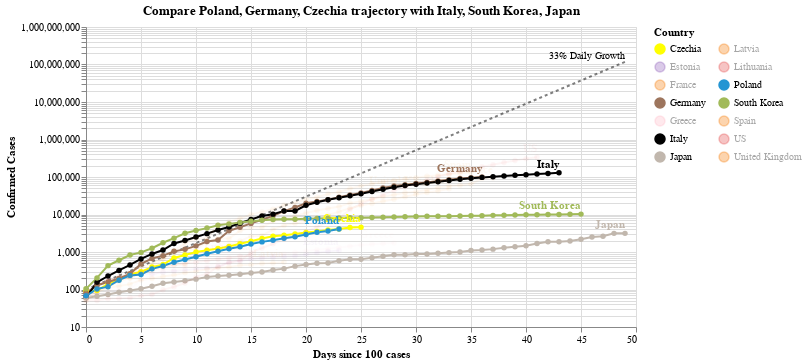

Notebook code for this chart:
### Code cell
#hide_input
chart2 = make_since_chart(['Poland', 'Germany', 'Czechia'])
chart2

### Figure 1 — Vega-Lite specification as saved in the notebook (floating-point values rounded to 4 significant figures; data arrays with more than 128 entries replaced by an {"elided": "..."} marker saying what was removed)
{"config": {"view": {"continuousWidth": 400, "continuousHeight": 300}}, "layer": [{"mark": {"type": "line", "color": "black", "opacity": 0.5, "strokeDash": [3, 3]}, "encoding": {"x": {"type": "quantitative", "field": "Days since 100 cases"}, "y": {"type": "quantitative", "field": "Confirmed Cases"}}}, {"mark": {"type": "text", "align": "right", "dy": -6, "fontSize": 10, "text": "33% Daily Growth"}, "encoding": {"x": {"type": "quantitative", "field": "Days since 100 cases"}, "y": {"type": "quantitative", "field": "Confirmed Cases"}}, "transform": [{"filter": "(datum['Days since 100 cases'] >= 49)"}]}, {"data": {"name": "data-5fd64915123f36a80cbf4ae2937b9b0c"}, "mark": {"type": "line", "point": true}, "encoding": {"color": {"type": "nominal", "field": "Country", "legend": {"columns": 2}, "scale": {"domain": ["Czechia", "Estonia", "France", "Germany", "Greece", "Italy", "Japan", "Latvia", "Lithuania", "Poland", "South Korea", "Spain", "US", "United Kingdom"], "range": ["yellow", "#9467bd", "#F58518", "#9D755D", "pink", "black", "#C1B7AD", "#F58518", "#E45756", "#2495D3", "#A1BA59", "#F58518", "#E45756", "#F58518"]}}, "opacity": {"condition": {"value": 1, "selection": "selector002"}, "value": 0.05}, "tooltip": [{"type": "nominal", "field": "Country"}, {"type": "temporal", "field": "Date"}, {"type": "quantitative", "field": "Confirmed Cases"}, {"type": "quantitative", "field": "Days since 100 cases"}], "x": {"type": "quantitative", "field": "Days since 100 cases"}, "y": {"type": "quantitative", "field": "Confirmed Cases", "scale": {"type": "log"}}}, "selection": {"selector002": {"type": "multi", "fields": ["Country"], "bind": "legend", "init": [{"Country": "Poland"}, {"Country": "Germany"}, {"Country": "Czechia"}, {"Country": "Italy"}, {"Country": "South Korea"}, {"Country": "Japan"}]}}, "width": 550}, {"data": {"name": "data-5fd64915123f36a80cbf4ae2937b9b0c"}, "mark": {"type": "text", "align": "right", "dy": -8, "fontWeight": "bold"}, "encoding": {"color": {"type": "nominal", "field": "Country", "legend": {"columns": 2}, "scale": {"domain": ["Czechia", "Estonia", "France", "Germany", "Greece", "Italy", "Japan", "Latvia", "Lithuania", "Poland", "South Korea", "Spain", "US", "United Kingdom"], "range": ["yellow", "#9467bd", "#F58518", "#9D755D", "pink", "black", "#C1B7AD", "#F58518", "#E45756", "#2495D3", "#A1BA59", "#F58518", "#E45756", "#F58518"]}}, "opacity": {"condition": {"value": 1, "selection": "selector002"}, "value": 0.05}, "text": {"type": "nominal", "field": "Country"}, "tooltip": [{"type": "nominal", "field": "Country"}, {"type": "temporal", "field": "Date"}, {"type": "quantitative", "field": "Confirmed Cases"}, {"type": "quantitative", "field": "Days since 100 cases"}], "x": {"type": "quantitative", "field": "Days since 100 cases"}, "y": {"type": "quantitative", "field": "Confirmed Cases", "scale": {"type": "log"}}}, "transform": [{"filter": "(datum['Date'] >= 1586044800000)"}], "width": 550}], "data": {"name": "data-199d349dd514c457b58b02a37a45e0a7"}, "title": "Compare Poland, Germany, Czechia trajectory with Italy, South Korea, Japan", "$schema": "https://vega.github.io/schema/vega-lite/v4.0.2.json", "datasets": {"data-199d349dd514c457b58b02a37a45e0a7": [{"Days since 100 cases": 0, "Confirmed Cases": 100.0}, {"Days since 100 cases": 1, "Confirmed Cases": 133.0}, {"Days since 100 cases": 2, "Confirmed Cases": 176.9}, {"Days since 100 cases": 3, "Confirmed Cases": 235.3}, {"Days since 100 cases": 4, "Confirmed Cases": 312.9}, {"Days since 100 cases": 5, "Confirmed Cases": 416.2}, {"Days since 100 cases": 6, "Confirmed Cases": 553.5}, {"Days since 100 cases": 7, "Confirmed Cases": 736.1}, {"Days since 100 cases": 8, "Confirmed Cases": 979.1}, {"Days since 100 cases": 9, "Confirmed Cases": 1302.0}, {"Days since 100 cases": 10, "Confirmed Cases": 1732.0}, {"Days since 100 cases": 11, "Confirmed Cases": 2303.0}, {"Days since 100 cases": 12, "Confirmed Cases": 3064.0}, {"Days since 100 cases": 13, "Confirmed Cases": 4074.0}, {"Days since 100 cases": 14, "Confirmed Cases": 5419.0}, {"Days since 100 cases": 15, "Confirmed Cases": 7207.0}, {"Days since 100 cases": 16, "Confirmed Cases": 9586.0}, {"Days since 100 cases": 17, "Confirmed Cases": 12750.0}, {"Days since 100 cases": 18, "Confirmed Cases": 16960.0}, {"Days since 100 cases": 19, "Confirmed Cases": 22550.0}, {"Days since 100 cases": 20, "Confirmed Cases": 29990.0}, {"Days since 100 cases": 21, "Confirmed Cases": 39890.0}, {"Days since 100 cases": 22, "Confirmed Cases": 53060.0}, {"Days since 100 cases": 23, "Confirmed Cases": 70560.0}, {"Days since 100 cases": 24, "Confirmed Cases": 93850.0}, {"Days since 100 cases": 25, "Confirmed Cases": 124800.0}, {"Days since 100 cases": 26, "Confirmed Cases": 166000.0}, {"Days since 100 cases": 27, "Confirmed Cases": 220800.0}, {"Days since 100 cases": 28, "Confirmed Cases": 293700.0}, {"Days since 100 cases": 29, "Confirmed Cases": 390600.0}, {"Days since 100 cases": 30, "Confirmed Cases": 519500.0}, {"Days since 100 cases": 31, "Confirmed Cases": 690900.0}, {"Days since 100 cases": 32, "Confirmed Cases": 918900.0}, {"Days since 100 cases": 33, "Confirmed Cases": 1222000.0}, {"Days since 100 cases": 34, "Confirmed Cases": 1625000.0}, {"Days since 100 cases": 35, "Confirmed Cases": 2162000.0}, {"Days since 100 cases": 36, "Confirmed Cases": 2875000.0}, {"Days since 100 cases": 37, "Confirmed Cases": 3824000.0}, {"Days since 100 cases": 38, "Confirmed Cases": 5086000.0}, {"Days since 100 cases": 39, "Confirmed Cases": 6764000.0}, {"Days since 100 cases": 40, "Confirmed Cases": 8996000.0}, {"Days since 100 cases": 41, "Confirmed Cases": 11970000.0}, {"Days since 100 cases": 42, "Confirmed Cases": 15910000.0}, {"Days since 100 cases": 43, "Confirmed Cases": 21170000.0}, {"Days since 100 cases": 44, "Confirmed Cases": 28150000.0}, {"Days since 100 cases": 45, "Confirmed Cases": 37440000.0}, {"Days since 100 cases": 46, "Confirmed Cases": 49790000.0}, {"Days since 100 cases": 47, "Confirmed Cases": 66230000.0}, {"Days since 100 cases": 48, "Confirmed Cases": 88080000.0}, {"Days since 100 cases": 49, "Confirmed Cases": 117100000.0}], "data-5fd64915123f36a80cbf4ae2937b9b0c": {"elided": "465 records"}}}
